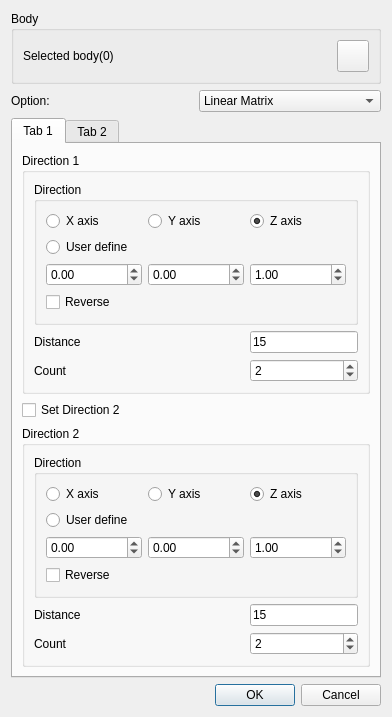
<?xml version="1.0" encoding="UTF-8"?>
<ui version="4.0">
 <class>MakeMatrixDialog</class>
 <widget class="QDialog" name="MakeMatrixDialog">
  <property name="geometry">
   <rect>
    <x>0</x>
    <y>0</y>
    <width>392</width>
    <height>639</height>
   </rect>
  </property>
  <property name="windowTitle">
   <string>Make Matrix</string>
  </property>
  <layout class="QGridLayout" name="gridLayout">
   <item row="3" column="0">
    <widget class="QDialogButtonBox" name="buttonBox">
     <property name="orientation">
      <enum>Qt::Horizontal</enum>
     </property>
     <property name="standardButtons">
      <set>QDialogButtonBox::Cancel|QDialogButtonBox::Ok</set>
     </property>
    </widget>
   </item>
   <item row="1" column="0">
    <layout class="QHBoxLayout" name="horizontalLayout">
     <item>
      <widget class="QLabel" name="label">
       <property name="text">
        <string>Option:</string>
       </property>
      </widget>
     </item>
     <item>
      <widget class="QComboBox" name="comboBoxOption">
       <item>
        <property name="text">
         <string>Linear Matrix</string>
        </property>
       </item>
       <item>
        <property name="text">
         <string>Wire Matrix</string>
        </property>
       </item>
      </widget>
     </item>
    </layout>
   </item>
   <item row="0" column="0">
    <widget class="QGroupBox" name="groupBox">
     <property name="title">
      <string>Body</string>
     </property>
     <layout class="QGridLayout" name="gridLayout_11">
      <item row="0" column="1">
       <widget class="QPushButton" name="geoSelectSurface">
        <property name="sizePolicy">
         <sizepolicy hsizetype="Minimum" vsizetype="Minimum">
          <horstretch>0</horstretch>
          <verstretch>0</verstretch>
         </sizepolicy>
        </property>
        <property name="minimumSize">
         <size>
          <width>32</width>
          <height>32</height>
         </size>
        </property>
        <property name="maximumSize">
         <size>
          <width>32</width>
          <height>32</height>
         </size>
        </property>
        <property name="styleSheet">
         <string notr="true">background-image: url(:/QUI/geometry/selectface.png);</string>
        </property>
        <property name="text">
         <string/>
        </property>
        <property name="checkable">
         <bool>true</bool>
        </property>
       </widget>
      </item>
      <item row="0" column="0">
       <widget class="QLabel" name="edgelabel">
        <property name="text">
         <string>Selected body(0)</string>
        </property>
       </widget>
      </item>
     </layout>
    </widget>
   </item>
   <item row="2" column="0">
    <widget class="QTabWidget" name="tabWidget">
     <property name="currentIndex">
      <number>0</number>
     </property>
     <widget class="QWidget" name="tab">
      <attribute name="title">
       <string>Tab 1</string>
      </attribute>
      <layout class="QGridLayout" name="gridLayout_7">
       <item row="2" column="0">
        <widget class="QGroupBox" name="groupBox_4">
         <property name="title">
          <string>Direction 2</string>
         </property>
         <property name="checkable">
          <bool>false</bool>
         </property>
         <layout class="QGridLayout" name="gridLayout_3">
          <item row="0" column="0" colspan="3">
           <widget class="QGroupBox" name="groupBox_5">
            <property name="title">
             <string>Direction</string>
            </property>
            <layout class="QGridLayout" name="gridLayout_6">
             <item row="2" column="0">
              <layout class="QHBoxLayout" name="horizontalLayout_8">
               <item>
                <widget class="QDoubleSpinBox" name="doubleSpinBoxX_2">
                 <property name="minimum">
                  <double>-1000.000000000000000</double>
                 </property>
                 <property name="maximum">
                  <double>1000.000000000000000</double>
                 </property>
                </widget>
               </item>
               <item>
                <widget class="QDoubleSpinBox" name="doubleSpinBoxY_2">
                 <property name="minimum">
                  <double>-1000.000000000000000</double>
                 </property>
                 <property name="maximum">
                  <double>1000.000000000000000</double>
                 </property>
                </widget>
               </item>
               <item>
                <widget class="QDoubleSpinBox" name="doubleSpinBoxZ_2">
                 <property name="minimum">
                  <double>-1000.000000000000000</double>
                 </property>
                 <property name="maximum">
                  <double>1000.000000000000000</double>
                 </property>
                 <property name="value">
                  <double>1.000000000000000</double>
                 </property>
                </widget>
               </item>
              </layout>
             </item>
             <item row="0" column="0">
              <layout class="QHBoxLayout" name="horizontalLayout_12">
               <item>
                <widget class="QRadioButton" name="radioButtonX_2">
                 <property name="text">
                  <string>X axis</string>
                 </property>
                </widget>
               </item>
               <item>
                <widget class="QRadioButton" name="radioButtonY_2">
                 <property name="text">
                  <string>Y axis</string>
                 </property>
                </widget>
               </item>
               <item>
                <widget class="QRadioButton" name="radioButtonZ_2">
                 <property name="text">
                  <string>Z axis</string>
                 </property>
                 <property name="checked">
                  <bool>true</bool>
                 </property>
                </widget>
               </item>
              </layout>
             </item>
             <item row="1" column="0">
              <widget class="QRadioButton" name="radioButtonUser_2">
               <property name="text">
                <string>User define</string>
               </property>
              </widget>
             </item>
             <item row="3" column="0">
              <widget class="QCheckBox" name="checkBoxDir1Reverse_2">
               <property name="text">
                <string>Reverse</string>
               </property>
              </widget>
             </item>
            </layout>
           </widget>
          </item>
          <item row="1" column="0">
           <widget class="QLabel" name="label_11">
            <property name="text">
             <string>Distance</string>
            </property>
           </widget>
          </item>
          <item row="1" column="1">
           <spacer name="horizontalSpacer_3">
            <property name="orientation">
             <enum>Qt::Horizontal</enum>
            </property>
            <property name="sizeHint" stdset="0">
             <size>
              <width>128</width>
              <height>20</height>
             </size>
            </property>
           </spacer>
          </item>
          <item row="1" column="2">
           <widget class="QLineEdit" name="dir2lineEdit">
            <property name="sizePolicy">
             <sizepolicy hsizetype="Preferred" vsizetype="Fixed">
              <horstretch>0</horstretch>
              <verstretch>0</verstretch>
             </sizepolicy>
            </property>
            <property name="text">
             <string>15</string>
            </property>
           </widget>
          </item>
          <item row="2" column="0">
           <widget class="QLabel" name="label_7">
            <property name="text">
             <string>Count</string>
            </property>
           </widget>
          </item>
          <item row="2" column="1">
           <spacer name="horizontalSpacer_4">
            <property name="orientation">
             <enum>Qt::Horizontal</enum>
            </property>
            <property name="sizeHint" stdset="0">
             <size>
              <width>128</width>
              <height>20</height>
             </size>
            </property>
           </spacer>
          </item>
          <item row="2" column="2">
           <widget class="QSpinBox" name="sum2spinBox">
            <property name="sizePolicy">
             <sizepolicy hsizetype="Preferred" vsizetype="Fixed">
              <horstretch>0</horstretch>
              <verstretch>0</verstretch>
             </sizepolicy>
            </property>
            <property name="minimum">
             <number>1</number>
            </property>
            <property name="maximum">
             <number>999999999</number>
            </property>
            <property name="value">
             <number>2</number>
            </property>
           </widget>
          </item>
         </layout>
        </widget>
       </item>
       <item row="0" column="0">
        <widget class="QGroupBox" name="groupBox_2">
         <property name="title">
          <string>Direction 1</string>
         </property>
         <layout class="QGridLayout" name="gridLayout_13">
          <item row="0" column="0">
           <widget class="QGroupBox" name="groupBox_3">
            <property name="title">
             <string>Direction</string>
            </property>
            <layout class="QGridLayout" name="gridLayout_5">
             <item row="2" column="0">
              <layout class="QHBoxLayout" name="horizontalLayout_7">
               <item>
                <widget class="QDoubleSpinBox" name="doubleSpinBoxX_1">
                 <property name="minimum">
                  <double>-1000.000000000000000</double>
                 </property>
                 <property name="maximum">
                  <double>1000.000000000000000</double>
                 </property>
                </widget>
               </item>
               <item>
                <widget class="QDoubleSpinBox" name="doubleSpinBoxY_1">
                 <property name="minimum">
                  <double>-1000.000000000000000</double>
                 </property>
                 <property name="maximum">
                  <double>1000.000000000000000</double>
                 </property>
                </widget>
               </item>
               <item>
                <widget class="QDoubleSpinBox" name="doubleSpinBoxZ_1">
                 <property name="minimum">
                  <double>-1000.000000000000000</double>
                 </property>
                 <property name="maximum">
                  <double>1000.000000000000000</double>
                 </property>
                 <property name="value">
                  <double>1.000000000000000</double>
                 </property>
                </widget>
               </item>
              </layout>
             </item>
             <item row="0" column="0">
              <layout class="QHBoxLayout" name="horizontalLayout_10">
               <item>
                <widget class="QRadioButton" name="radioButtonX_1">
                 <property name="text">
                  <string>X axis</string>
                 </property>
                </widget>
               </item>
               <item>
                <widget class="QRadioButton" name="radioButtonY_1">
                 <property name="text">
                  <string>Y axis</string>
                 </property>
                </widget>
               </item>
               <item>
                <widget class="QRadioButton" name="radioButtonZ_1">
                 <property name="text">
                  <string>Z axis</string>
                 </property>
                 <property name="checked">
                  <bool>true</bool>
                 </property>
                </widget>
               </item>
              </layout>
             </item>
             <item row="1" column="0">
              <widget class="QRadioButton" name="radioButtonUser_1">
               <property name="text">
                <string>User define</string>
               </property>
              </widget>
             </item>
             <item row="3" column="0">
              <widget class="QCheckBox" name="checkBoxDir1Reverse">
               <property name="text">
                <string>Reverse</string>
               </property>
              </widget>
             </item>
            </layout>
           </widget>
          </item>
          <item row="1" column="0">
           <layout class="QGridLayout" name="gridLayout_2">
            <item row="1" column="0">
             <widget class="QLabel" name="sum1label">
              <property name="text">
               <string>Count</string>
              </property>
             </widget>
            </item>
            <item row="0" column="0">
             <widget class="QLabel" name="label_10">
              <property name="text">
               <string>Distance</string>
              </property>
             </widget>
            </item>
            <item row="0" column="1">
             <spacer name="horizontalSpacer_2">
              <property name="orientation">
               <enum>Qt::Horizontal</enum>
              </property>
              <property name="sizeHint" stdset="0">
               <size>
                <width>48</width>
                <height>20</height>
               </size>
              </property>
             </spacer>
            </item>
            <item row="1" column="1">
             <spacer name="horizontalSpacer_6">
              <property name="orientation">
               <enum>Qt::Horizontal</enum>
              </property>
              <property name="sizeHint" stdset="0">
               <size>
                <width>40</width>
                <height>20</height>
               </size>
              </property>
             </spacer>
            </item>
            <item row="1" column="2">
             <widget class="QSpinBox" name="sum1spinBox">
              <property name="sizePolicy">
               <sizepolicy hsizetype="Preferred" vsizetype="Fixed">
                <horstretch>0</horstretch>
                <verstretch>0</verstretch>
               </sizepolicy>
              </property>
              <property name="minimum">
               <number>1</number>
              </property>
              <property name="maximum">
               <number>999999999</number>
              </property>
              <property name="value">
               <number>2</number>
              </property>
             </widget>
            </item>
            <item row="0" column="2">
             <widget class="QLineEdit" name="dir1lineEdit">
              <property name="sizePolicy">
               <sizepolicy hsizetype="Preferred" vsizetype="Fixed">
                <horstretch>0</horstretch>
                <verstretch>0</verstretch>
               </sizepolicy>
              </property>
              <property name="text">
               <string>15</string>
              </property>
             </widget>
            </item>
           </layout>
          </item>
         </layout>
        </widget>
       </item>
       <item row="1" column="0">
        <widget class="QCheckBox" name="dir2checkBox">
         <property name="text">
          <string>Set Direction 2</string>
         </property>
        </widget>
       </item>
      </layout>
     </widget>
     <widget class="QWidget" name="tab_2">
      <attribute name="title">
       <string>Tab 2</string>
      </attribute>
      <layout class="QGridLayout" name="gridLayout_8">
       <item row="0" column="0">
        <widget class="QGroupBox" name="groupBox_7">
         <property name="sizePolicy">
          <sizepolicy hsizetype="Expanding" vsizetype="Preferred">
           <horstretch>0</horstretch>
           <verstretch>0</verstretch>
          </sizepolicy>
         </property>
         <property name="title">
          <string>Axis</string>
         </property>
         <layout class="QGridLayout" name="gridLayout_12">
          <item row="0" column="0">
           <widget class="QGroupBox" name="groupBox_6">
            <property name="sizePolicy">
             <sizepolicy hsizetype="Expanding" vsizetype="Preferred">
              <horstretch>0</horstretch>
              <verstretch>0</verstretch>
             </sizepolicy>
            </property>
            <property name="title">
             <string>Basic Point</string>
            </property>
            <layout class="QGridLayout" name="gridLayout_10">
             <item row="0" column="0">
              <layout class="QVBoxLayout" name="verticalLayout"/>
             </item>
            </layout>
           </widget>
          </item>
          <item row="1" column="0">
           <widget class="QGroupBox" name="groupBox_8">
            <property name="sizePolicy">
             <sizepolicy hsizetype="Expanding" vsizetype="Preferred">
              <horstretch>0</horstretch>
              <verstretch>0</verstretch>
             </sizepolicy>
            </property>
            <property name="title">
             <string>Direction</string>
            </property>
            <layout class="QGridLayout" name="gridLayout_9">
             <item row="2" column="0">
              <layout class="QHBoxLayout" name="horizontalLayout_9">
               <item>
                <widget class="QDoubleSpinBox" name="doubleSpinBoxX_3">
                 <property name="minimum">
                  <double>-1000.000000000000000</double>
                 </property>
                 <property name="maximum">
                  <double>1000.000000000000000</double>
                 </property>
                </widget>
               </item>
               <item>
                <widget class="QDoubleSpinBox" name="doubleSpinBoxY_3">
                 <property name="minimum">
                  <double>-1000.000000000000000</double>
                 </property>
                 <property name="maximum">
                  <double>1000.000000000000000</double>
                 </property>
                </widget>
               </item>
               <item>
                <widget class="QDoubleSpinBox" name="doubleSpinBoxZ_3">
                 <property name="minimum">
                  <double>-1000.000000000000000</double>
                 </property>
                 <property name="maximum">
                  <double>1000.000000000000000</double>
                 </property>
                 <property name="value">
                  <double>1.000000000000000</double>
                 </property>
                </widget>
               </item>
              </layout>
             </item>
             <item row="0" column="0">
              <layout class="QHBoxLayout" name="horizontalLayout_13">
               <item>
                <widget class="QRadioButton" name="radioButtonX_3">
                 <property name="text">
                  <string>X axis</string>
                 </property>
                </widget>
               </item>
               <item>
                <widget class="QRadioButton" name="radioButtonY_3">
                 <property name="text">
                  <string>Y axis</string>
                 </property>
                </widget>
               </item>
               <item>
                <widget class="QRadioButton" name="radioButtonZ_3">
                 <property name="text">
                  <string>Z axis</string>
                 </property>
                 <property name="checked">
                  <bool>true</bool>
                 </property>
                </widget>
               </item>
              </layout>
             </item>
             <item row="3" column="0">
              <widget class="QCheckBox" name="checkBoxDir1Reverse_3">
               <property name="text">
                <string>Reverse</string>
               </property>
              </widget>
             </item>
             <item row="1" column="0">
              <widget class="QRadioButton" name="radioButtonUser_3">
               <property name="text">
                <string>User define</string>
               </property>
              </widget>
             </item>
            </layout>
           </widget>
          </item>
         </layout>
        </widget>
       </item>
       <item row="1" column="0">
        <widget class="QGroupBox" name="groupBox_9">
         <property name="sizePolicy">
          <sizepolicy hsizetype="Expanding" vsizetype="Preferred">
           <horstretch>0</horstretch>
           <verstretch>0</verstretch>
          </sizepolicy>
         </property>
         <property name="title">
          <string/>
         </property>
         <layout class="QGridLayout" name="gridLayout_4">
          <item row="0" column="0">
           <widget class="QLabel" name="sum1label_2">
            <property name="text">
             <string>Count</string>
            </property>
           </widget>
          </item>
          <item row="0" column="1">
           <spacer name="horizontalSpacer_5">
            <property name="orientation">
             <enum>Qt::Horizontal</enum>
            </property>
            <property name="sizeHint" stdset="0">
             <size>
              <width>96</width>
              <height>20</height>
             </size>
            </property>
           </spacer>
          </item>
          <item row="0" column="2">
           <widget class="QSpinBox" name="sum1spinBox_2">
            <property name="sizePolicy">
             <sizepolicy hsizetype="Preferred" vsizetype="Fixed">
              <horstretch>0</horstretch>
              <verstretch>0</verstretch>
             </sizepolicy>
            </property>
            <property name="value">
             <number>2</number>
            </property>
           </widget>
          </item>
          <item row="1" column="0">
           <widget class="QLabel" name="label_18">
            <property name="text">
             <string>Pitch Angle</string>
            </property>
           </widget>
          </item>
          <item row="1" column="1">
           <spacer name="horizontalSpacer">
            <property name="orientation">
             <enum>Qt::Horizontal</enum>
            </property>
            <property name="sizeHint" stdset="0">
             <size>
              <width>96</width>
              <height>20</height>
             </size>
            </property>
           </spacer>
          </item>
          <item row="1" column="2">
           <layout class="QHBoxLayout" name="horizontalLayout_3">
            <item>
             <widget class="QLineEdit" name="axisAnglelineEdit">
              <property name="text">
               <string>30</string>
              </property>
             </widget>
            </item>
            <item>
             <widget class="QLabel" name="label_19">
              <property name="text">
               <string>deg</string>
              </property>
             </widget>
            </item>
           </layout>
          </item>
         </layout>
        </widget>
       </item>
      </layout>
     </widget>
    </widget>
   </item>
  </layout>
 </widget>
 <resources>
  <include location="../qrc/qianfan.qrc"/>
 </resources>
 <connections>
  <connection>
   <sender>buttonBox</sender>
   <signal>accepted()</signal>
   <receiver>MakeMatrixDialog</receiver>
   <slot>accept()</slot>
   <hints>
    <hint type="sourcelabel">
     <x>248</x>
     <y>254</y>
    </hint>
    <hint type="destinationlabel">
     <x>157</x>
     <y>274</y>
    </hint>
   </hints>
  </connection>
  <connection>
   <sender>buttonBox</sender>
   <signal>rejected()</signal>
   <receiver>MakeMatrixDialog</receiver>
   <slot>reject()</slot>
   <hints>
    <hint type="sourcelabel">
     <x>316</x>
     <y>260</y>
    </hint>
    <hint type="destinationlabel">
     <x>286</x>
     <y>274</y>
    </hint>
   </hints>
  </connection>
 </connections>
</ui>
